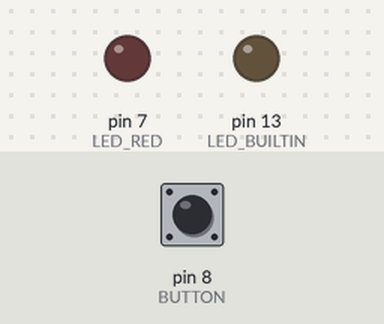
A sketch run on a simulated Arduino Uno, built with avr-gcc and run on an emulated ATmega328P. Parts: output pins drawn as LEDs (lit = HIGH). Inputs (shaded band) come from the test bench; at power-on: pin 8 (BUTTON) HIGH.

Above: at 1.2 s.
1.3 s: pin 8 (BUTTON) pulled LOW for 0.15 s
At 1.37 s:
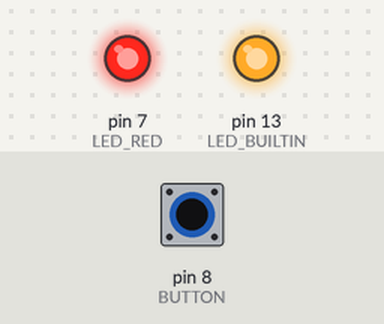
2.9 s: pin 8 (BUTTON) pulled LOW for 3.2 s
At 6.4 s:
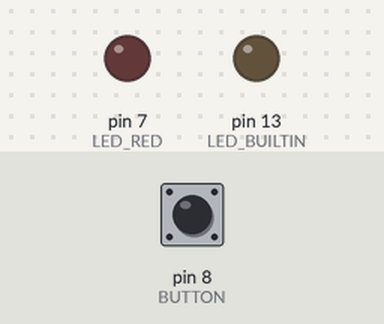
Timing chart, 0 to 7.9 s (numbered marks = the images above; inputs shaded):
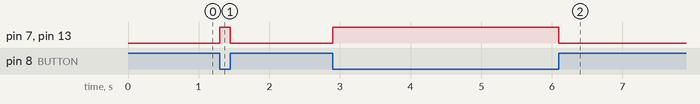

The sketch:

Blink.ino
```cpp
#define LED_RED 7
#define BUTTON 8
#define DELAY_SLOW 2000
#define DELAY_FAST 500

void setup() {
  pinMode(LED_BUILTIN, OUTPUT);
  pinMode(LED_RED, OUTPUT);
  pinMode(BUTTON, INPUT_PULLUP);
}

void loop() {
  if (!digitalRead(BUTTON))
  {
    digitalWrite(LED_BUILTIN, HIGH);
    digitalWrite(LED_RED, HIGH);
  }
  else
  {
    digitalWrite(LED_BUILTIN, LOW);
    digitalWrite(LED_RED, LOW);
  }

}
```

Measured:
- after the input at 1.3 s, pin 7 (LED_RED), pin 13 (LED_BUILTIN): LOW → HIGH at once, → LOW 0.15 s later
- after the input at 2.9 s, pin 7 (LED_RED), pin 13 (LED_BUILTIN): LOW → HIGH at once, → LOW 3.2 s later
